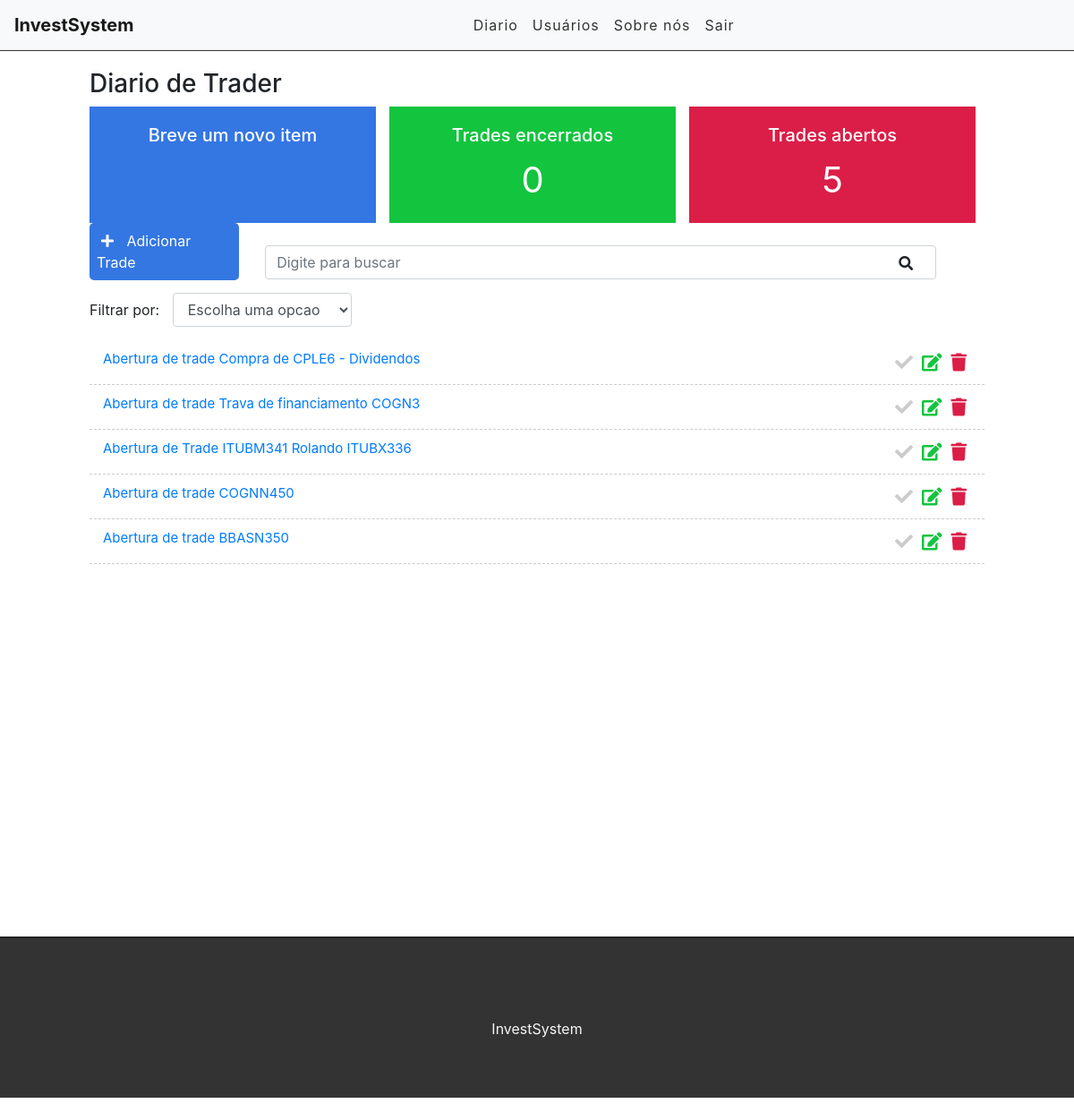
Page /diario (signed in) on the committed database.
### contas/models.py (models this page shows, shortened)
class Trade(models.Model):
      STATUS = (
            ('doing', 'Doing'),
            ('done', 'Done'),
      )
      title = models.CharField(max_length=255)
      description = models.TextField()
      done = models.CharField(
            max_length=5,
            choices = STATUS,
      )
      user = models.ForeignKey(get_user_model(), on_delete=models.CASCADE)
      created_at = models.DateTimeField(auto_now_add=True)
      updated_at = models.DateTimeField(auto_now=True)

### contas/views.py (the view)
# urls.py: path('diario',diarioTrader, name='diario'),
@login_required
def diarioTrader(request):
    search = request.GET.get('search')
    filter = request.GET.get('filter')
    tradeDone = Trade.objects.filter(done='done', user=request.user).count()
    tradeDoing = Trade.objects.filter(done='doing', user=request.user).count()
    if search:
        trade = Trade.objects.filter(title__icontains=search, user=request.user)
    elif filter:
        trade = Trade.objects.filter(done=filter, user=request.user)
    else:
        trade = Trade.objects.all().order_by('-created_at').filter(user=request.user)
    return render(request, 'contas/list.html', {'trade': trade,'tradedone': tradeDone, 'tradedoing': tradeDoing })

### contas/templates/contas/list.html (shortened to what this page needs)
{%extends 'contas/base.html'%}
{%block content%}
<div class="offset-1 col-10 list-div">
    <h3>Diario de Trader</h3>
    <div class="container dashboard">
        <div class="col-4 dashboard-box" id="dashboard-lastdays">
            <h4>Breve um novo item</h4>
        </div>
        <div class="col-4 dashboard-box" id="dashboard-done">
            <h4>Trades encerrados</h4>
            <span>{{ tradedone }}</span>
        </div>
        <div class="col-4 dashboard-box" id="dashboard-doing">
            <h4>Trades abertos</h4>
            <span>{{ tradedoing }}</span>
        </div>
    </div>
    <a id="add-link" href="newTrade/">
        <div class="col-2 add-div">
            <i class="fas fa-plus "></i> Adicionar Trade
        </div>
    </a>
    <div class="col-9 search-div">
        <form method="GET" id="search-form">
            <input class="form-control" type="text" id="search" name="search" placeholder="Digite para buscar">
            <i class="fas fa-search" id="search-btn"></i>
        </form>
    </div>
    <div class="col-12 filter-div">
        <span>Filtrar por:</span>
        <select name="filter" id="filter" class="form-control">
            <option value="">Escolha uma opcao</option>
        </select>
    </div>
    <ul class="task-list">
        {% for trades in trade %}
        {% if trades.done == 'doing'%}
        <li class="task-item">
            {%else%}
        <li class="task-item done">
            {%endif%}
            <span><a href="/diario/{{trades.id}}">{{trades.title}}</a></span>
            <a href="delete/{{trades.id}}"><span><i class="fas fa-trash"></i></span></a>
            <a href="edit/{{trades.id}}"><span><i class="fas fa-edit"></i></span></a>
            <a href="changestatus/{{trades.id}}"><span><i class="fas fa-check"></i></span></a>
        </li>
        {%endfor%}
    </ul>
</div>
<figure class="highcharts-figure">
    <div class="container-fluid">
        <div class="row">
            <div class="col-lg-12">
                <div id="container"></div>
            </div>
        </div>
    </div>
    {%endblock%}

### contas/templates/contas/base.html (shortened to what this page needs)
{% load static %}
<!DOCTYPE html>
<html lang="en">
<head>
    <link href="https://stackpath.bootstrapcdn.com/bootstrap/4.3.1/css/bootstrap.min.css" rel="stylesheet">
    <link rel="stylesheet" href="https://use.fontawesome.com/releases/v5.7.2/css/all.css">
    <link rel="stylesheet" href="{% static 'css/styles.css' %}">
</head>
<body>
    <div class="container-fluid">
        <nav class="navbar navbar-expand-lg navbar-light bg-light">
            <a class="navbar-brand" href="/">InvestSystem</a>
            <div class="collapse navbar-collapse" id="navbarSupportedContent">
                <ul class="navbar-nav">
                    {% if user.is_authenticated %}
                    <li class="nav-item">
                        <a class="nav-link" href="/diario">Diario</a>
                    </li>
                    <li class="nav-item">
                            <a class="nav-link" href="#">Usuários</a>
                        </li>
                    {% else %}
                    <li class="nav-item">
                        <a class="nav-link" href="/accounts/login">Entrar</a>
                    </li>
                    {% endif %}
                    <li class="nav-item">
                        <a class="nav-link" href="#">Sobre nós</a>
                    </li>
                    {% if user.is_authenticated %}
                    <li class="nav-item">
                            <a class="nav-link" href="/login">Sair</a>
                        </li>
                    {% endif %}
                </ul>
            </div>
        </nav>
        {% block content %}
        {% endblock %}
        <footer>
            <p>InvestSystem</p>
        </footer>
    </div>
</body>
</html>

### contas/static/css/styles.css (style rules this page uses)
.container-fluid { padding: 0; }
.container-fluid .row { margin: 0; }
.navbar { border-bottom: 1px solid #333; margin-bottom: 20px; }
.navbar-nav { margin: auto; }
.navbar-brand { font-weight: bold; }
.navbar-light .navbar-nav a.nav-link { color: #333; letter-spacing: 1px; }
.dashboard { padding: 0; width: 100%; display: block; }
.dashboard h4 { font-size: 20px; }
.dashboard span { font-size: 40px; display: block; width: 100%; }
.dashboard-box { float: left; background-color: #DFDFDF; color: #FFF; padding: 20px; box-sizing: border-box; height: 130px; width: 32%; text-align: center; }
.dashboard-box:nth-child(2) { margin-left: 1.5%; margin-right: 1.5%; }
#dashboard-lastdays { background-color: #3476e2; }
#dashboard-done { background-color: #13c43f; }
#dashboard-doing { background-color: #db1e47; }
#add-link { text-decoration: none; }
.add-div { background-color: #3476e2; cursor: pointer; display: inline-block; color: #FFF; padding: 8px; border-radius: 5px; margin-right: 25px; }
.fas.fa-plus { color: #FFF; margin-right: 10px; margin-left: 5px; }
.fas.fa-search { position: absolute; top: 12px; right: 26px; cursor: pointer; }
.search-div { padding: 0; margin-top: 15px; margin-bottom: 15px; display: inline-block; }
.filter-div { margin-bottom: 15px; padding: 0; }
#filter { display: inline-block; width: 200px; margin-left: 10px; }
.list-div { padding: 0; }
.task-list { padding-left: 0; }
.task-item { list-style: none; font-size: 20px; height: 50px; padding: 0 15px; padding-top: 10px; border-bottom: 1px dashed #CCC; }
.fas.fa-trash { color: #db1e47; cursor: pointer; margin: 5px; font-size: 20px; float: right; }
.fas.fa-edit { color: #13c43f; cursor: pointer; margin: 5px; font-size: 20px; float: right; }
.fa-check { color: #CCC; cursor: pointer; margin: 5px; font-size: 20px; float: right; }
footer { background-color: #333; height: 180px; border-top: 2px solid #202020; }
footer p { color: #f5f5f5; text-align: center; top: 50%; position: relative; }

### contas/templates/contas/list.html (style rules this page uses)
.container-fluid { padding: 0; }
.container-fluid .row { margin: 0; }
.navbar { border-bottom: 1px solid #333; margin-bottom: 20px; }
.navbar-nav { margin: auto; }
.navbar-brand { font-weight: bold; }
.navbar-light .navbar-nav a.nav-link { color: #333; letter-spacing: 1px; }
.dashboard { padding: 0; width: 100%; display: block; }
.dashboard h4 { font-size: 20px; }
.dashboard span { font-size: 40px; display: block; width: 100%; }
.dashboard-box { float: left; background-color: #DFDFDF; color: #FFF; padding: 20px; box-sizing: border-box; height: 130px; width: 32%; text-align: center; }
.dashboard-box:nth-child(2) { margin-left: 1.5%; margin-right: 1.5%; }
#dashboard-lastdays { background-color: #3476e2; }
#dashboard-done { background-color: #13c43f; }
#dashboard-doing { background-color: #db1e47; }
#add-link { text-decoration: none; }
.add-div { background-color: #3476e2; cursor: pointer; display: inline-block; color: #FFF; padding: 8px; border-radius: 5px; margin-right: 25px; }
.fas.fa-plus { color: #FFF; margin-right: 10px; margin-left: 5px; }
.fas.fa-search { position: absolute; top: 12px; right: 26px; cursor: pointer; }
.search-div { padding: 0; margin-top: 15px; margin-bottom: 15px; display: inline-block; }
.filter-div { margin-bottom: 15px; padding: 0; }
#filter { display: inline-block; width: 200px; margin-left: 10px; }
.list-div { padding: 0; }
.task-list { padding-left: 0; }
.task-item { list-style: none; font-size: 15px; height: 50px; padding: 0 15px; padding-top: 10px; border-bottom: 1px dashed #CCC; }
.fas.fa-trash { color: #db1e47; cursor: pointer; margin: 5px; font-size: 20px; float: right; }
.fas.fa-edit { color: #13c43f; cursor: pointer; margin: 5px; font-size: 20px; float: right; }
.fa-check { color: #CCC; cursor: pointer; margin: 5px; font-size: 20px; float: right; }
footer { background-color: #333; height: 180px; border-top: 2px solid #202020; }
footer p { color: #f5f5f5; text-align: center; top: 50%; position: relative; }
.highcharts-figure, .highcharts-data-table table { min-width: auto; max-width: auto; margin: 1em auto; padding: 0; }
#container { height: 400px; }

### rows in the picture
Trade: title "Abertura de trade Compra de CPLE6 - Dividendos"
Trade: title "Abertura de trade Trava de financiamento COGN3"
Trade: title "Abertura de Trade ITUBM341 Rolando ITUBX336"
Trade: title "Abertura de trade COGNN450"
Trade: title "Abertura de trade BBASN350"

### other values in the picture
{{ tradedone }} "0"
{{ tradedoing }} "5"
